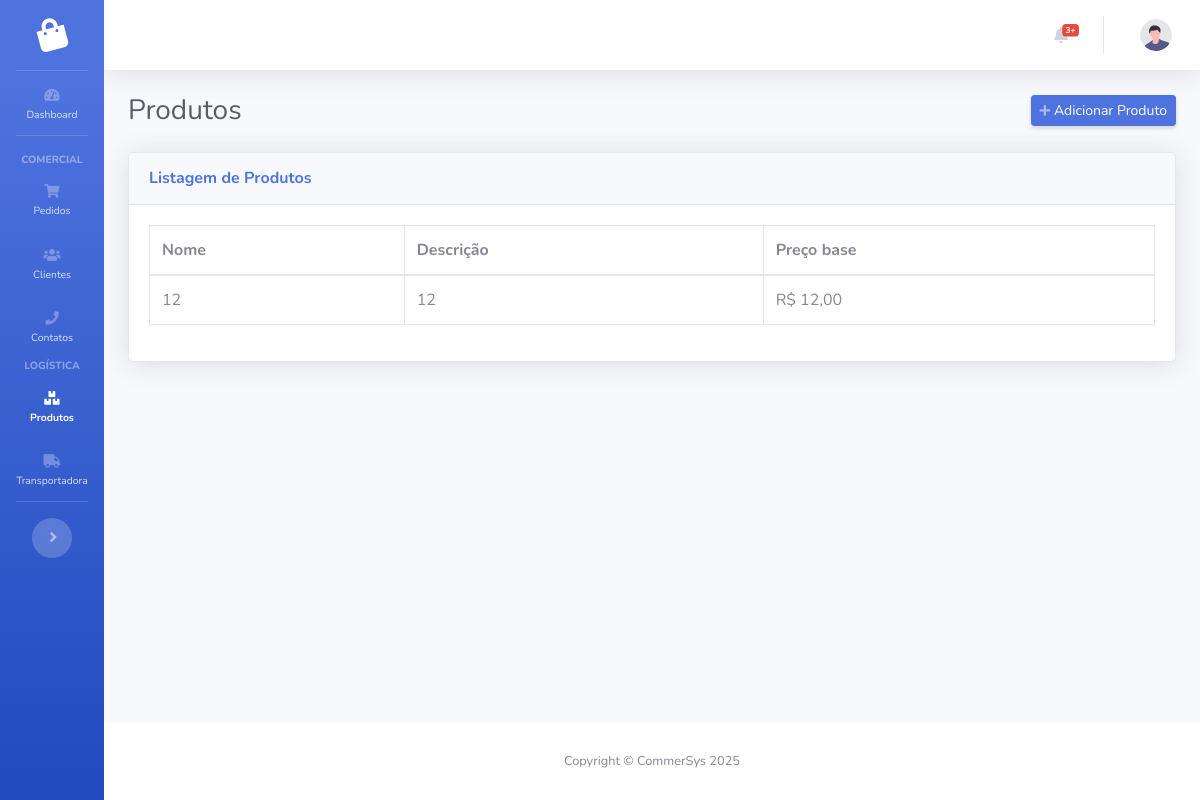
The page /produtos/ on the database as committed earlier.
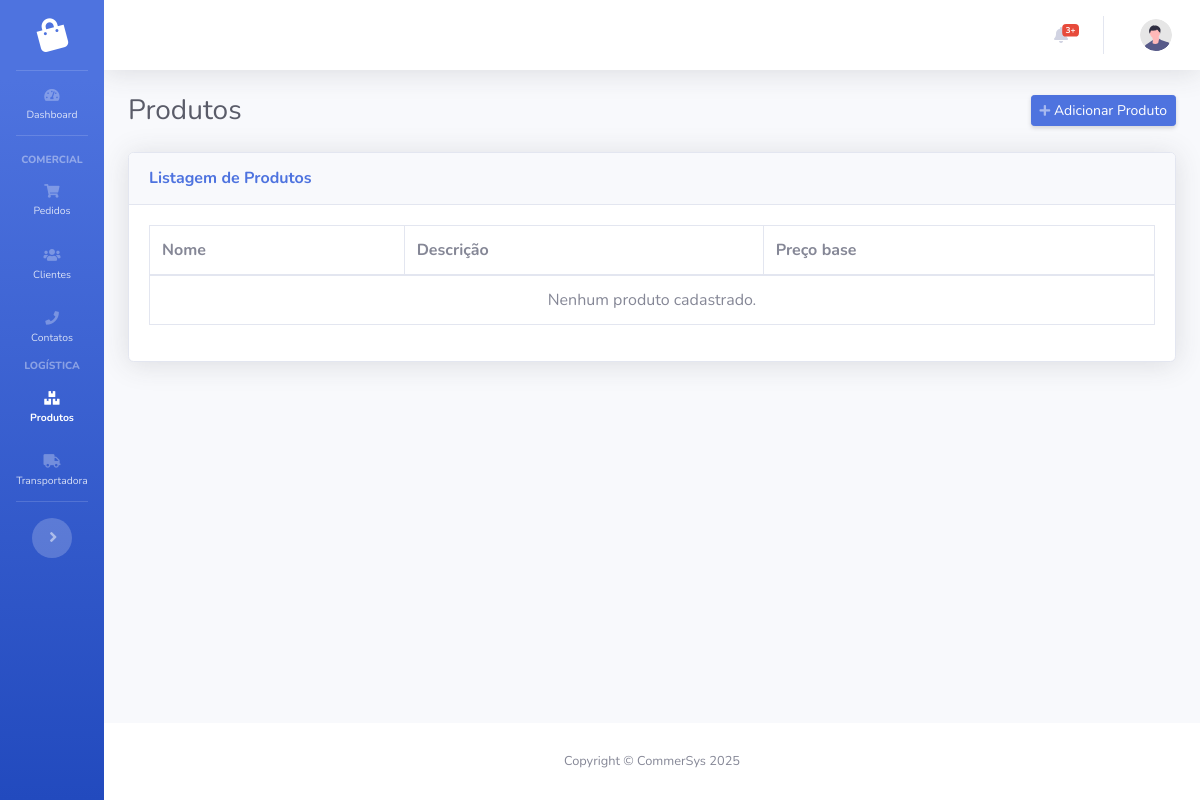
The same page on the database as committed later.
### logistica/models.py (models this page shows, shortened)
class Produto(models.Model):
    ORIGEM_CHOICES = [
        (0, 'Nacional'),
        (1, 'Estrangeira - Importação direta'),
        (2, 'Estrangeira - Adquirida no mercado interno'),
    ]
    MEDIDA_CHOICES = [
        (0, 'UN'),
        (1, 'KG'),
        (2, 'PC'),
        (3, 'L')
    ]
    nome = models.CharField(max_length=100)
    descricao = models.TextField(blank=True, null=True)
    preco_base = models.DecimalField(max_digits=10, decimal_places=2, help_text="Preço de venda padrão")
    ncm = models.CharField(max_length=8, help_text="8 dígitos - Nomenclatura Comum do Mercosul")
    unidade_medida = models.IntegerField(choices=MEDIDA_CHOICES, default=0)
    origem = models.IntegerField(choices=ORIGEM_CHOICES, default=0)
    created_at = models.DateTimeField(auto_now_add=True)
    updated_at = models.DateTimeField(auto_now=True)

### logistica/views.py (the view)
# urls.py: path('produtos/', views.ProdutoListView.as_view(), name='produtos'),
class ProdutoListView(ListView):
    model = Produto
    template_name = 'logistica/produto_list.html'
    context_object_name = 'produtos'

### logistica/templates/logistica/produto_list.html (shortened to what this page needs)
{% extends 'base.html' %}
{% load static %}
{% load humanize %}
{% block extra_css %}
<link href="https://cdn.datatables.net/1.10.25/css/dataTables.bootstrap4.min.css" rel="stylesheet" />
{% endblock extra_css %}
{% block content %}
<div class="d-flex align-items-center justify-content-between mb-4">
    <h1 class="h3 mb-0 text-gray-800">Produtos</h1>
    <a href="{% url 'logistica:produto_create' %}" class="d-sm-inline-block btn btn-sm btn-primary shadow-sm">
        <i class="fas fa-plus fa-sm text-white-50"></i><span class="d-none d-sm-inline"> Adicionar Produto</span></a></div>
<div class="card shadow mb-4">
    <div class="card-header py-3">
        <h6 class="m-0 font-weight-bold text-primary">Listagem de Produtos</h6>
    </div>
    <div class="card-body">
        <div class="table-responsive">
            <table class="table table-bordered table-hover" id="dataTable" width="100%" cellspacing="0">
                <thead>
                    <tr>
                        <th>Nome</th>
                        <th>Descrição</th>
                        <th>Preço base</th>
                    </tr>
                </thead>
                <tbody>
                    {% for produto in produtos %}
                        <tr data-bs-detail="{% url 'logistica:produto_detail' produto.id %}" style="cursor: pointer;">
                            <td>{{ produto.nome }}</td>
                            <td>{{ produto.descricao|truncatechars:50 }}</td>
                            <td>R$ {{ produto.preco_base|intcomma|default_if_none:'' }}</td>
                        </tr>
                    {% empty %}
                        <tr>
                            <td colspan="3" class="text-center">Nenhum produto cadastrado.</td>
                        </tr>
                    {% endfor %}
                </tbody>
            </table>
        </div>
    </div>
</div>
{% endblock content %}

Rows that differ between the two databases and show on the page:
removed Produto: nome "12", descricao "12", preco_base "12,00"
Other text that changed with them:
text now shown: "Nenhum produto cadastrado."
